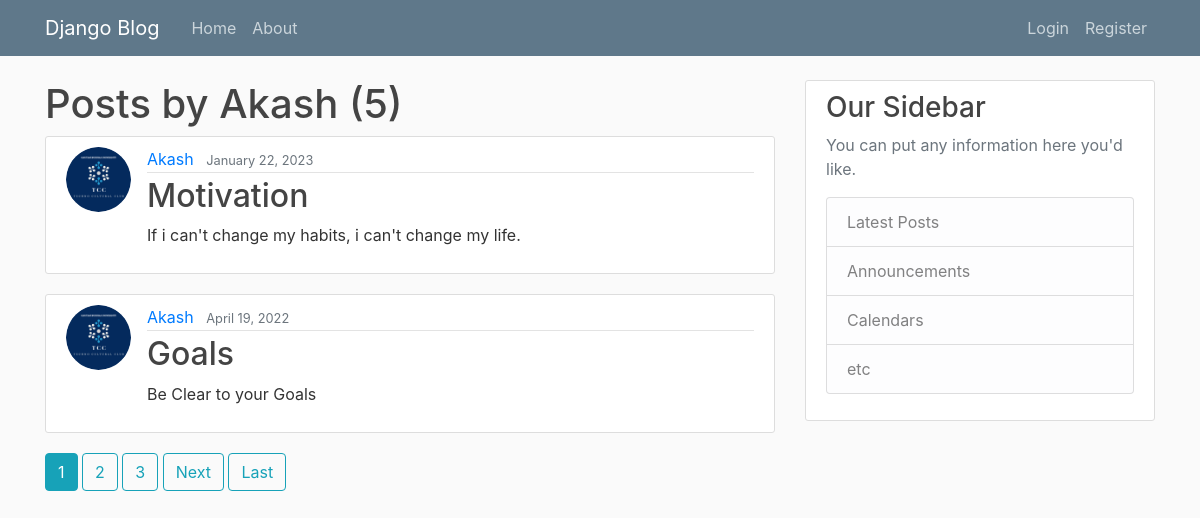
/user/Akash, run on an earlier commit of the app's database.
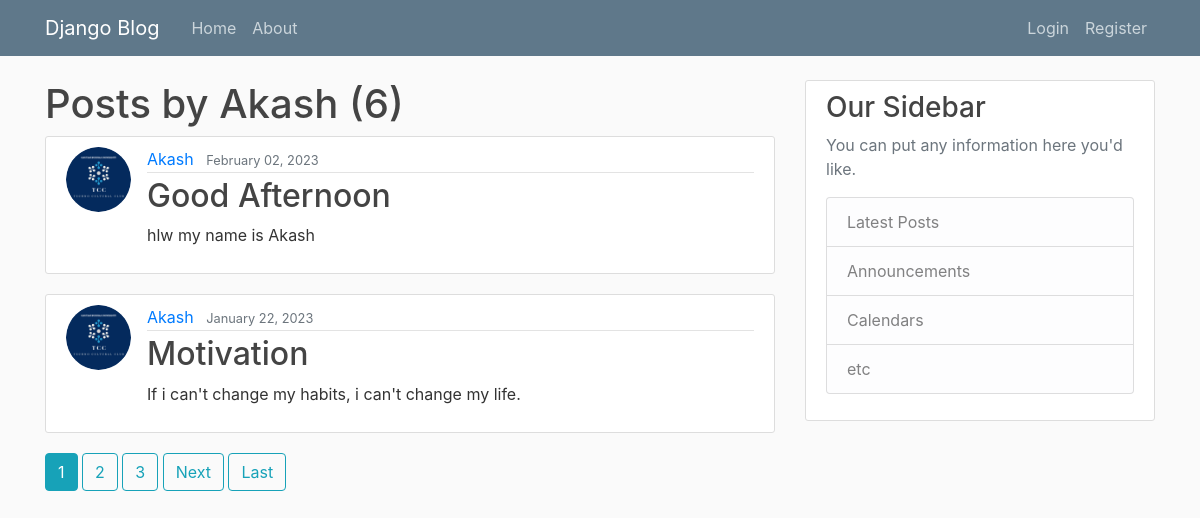
And on a later commit of the database.
### blog/models.py (models this page shows, shortened)
class Post(models.Model):
    title = models.CharField(max_length=100)
    content = models.TextField()
    date_posted = models.DateTimeField(default=timezone.now)
    author = models.ForeignKey(User,on_delete=models.CASCADE)
    likes = models.ManyToManyField(User, related_name='blog_post')

### user/models.py (models this page shows, shortened)
class Profile(models.Model):
    user = models.OneToOneField(User,on_delete=models.CASCADE)
    image = models.ImageField(default='default.jpg',upload_to='profile-pics')

### blog/views.py (the view)
# urls.py: path('user/<str:username>',UserPostListView.as_view(),name="user-post"),
class UserPostListView(ListView):
    model = Post
    template_name = 'blog/user_post.html'
    context_object_name = 'posts'
    ordering = ['-date_posted']
    paginate_by = 2
    def get_queryset(self):
        user = get_object_or_404(User, username=self.kwargs.get('username'))
        return Post.objects.filter(author=user).order_by('-date_posted')

### blog/templates/blog/user_post.html (shortened to what this page needs)
{% extends 'blog/base.html'%}
{% block content %}
  <h1>Posts by {{view.kwargs.username}}  ({{page_obj.paginator.count}})</h1>
    {% for post in posts %}
        <article class="media content-section">
            <img class="rounded-circle article-img" src="{{ post.author.profile.image.url }}"/>
          <div class="media-body">
            <div class="article-metadata">
              <a class="mr-2" href="{% url 'user-post' post.author.username %}">{{ post.author }}</a>
              <small class="text-muted">{{ post.date_posted |date:"F d, Y" }}</small>
            </div>
            <h2><a class="article-title" href="{% url 'post-detail' post.id %}">{{ post.title }}</a></h2>
            <p class="article-content">{{ post.content }}</p>
          </div>
        </article>
    {% endfor %}
      {% if is_paginated %}
        {% for num in page_obj.paginator.page_range %}
            {% if page_obj.number == num %}
                <a class="btn btn-info mb-3" href="?page={{num}}">{{num}}</a>
            {% elif num > page_obj.number|add:'-3' and num < page_obj.number|add:'3'%}
                <a class="btn btn-outline-info mb-3" href="?page={{num}}">{{num}}</a>
            {% endif %}
        {%endfor%}
        {% if page_obj.has_next %}
            <a class="btn btn-outline-info mb-3" href="?page={{page_obj.next_page_number}}">Next</a>
            <a class="btn btn-outline-info mb-3" href="?page={{page_obj.paginator.num_pages}}">Last</a>
        {% endif %}
      {% endif %}
{% endblock %}

### blog/templates/blog/base.html (shortened to what this page needs)
{% load static %}
<!DOCTYPE html>
<html lang="en">
<head>
    <link rel="stylesheet" href="https://cdn.jsdelivr.net/npm/bootstrap@4.3.1/dist/css/bootstrap.min.css">
    <link style="test/css" rel="stylesheet" href="{% static 'blog/main.css'%}"/>
</head>
<body>
    <header class="site-header">
      <nav class="navbar navbar-expand-md navbar-dark bg-steel fixed-top">
        <div class="container">
          <a class="navbar-brand mr-4" href="{% url 'blog-home'%}">Django Blog</a>
          <div class="collapse navbar-collapse" id="navbarToggle">
            <div class="navbar-nav mr-auto">
              <a class="nav-item nav-link" href="{% url 'blog-home'%}">Home</a>
              <a class="nav-item nav-link" href="{% url 'blog-about'%}">About</a>
            </div>
            <div class="navbar-nav">
                {%if user.is_authenticated %}
                     <a class="nav-item nav-link" href="{%url 'post-create' %}">New Post</a>
                     <a class="nav-item nav-link" href="{%url 'profile' %}">Profile</a>
                     <a class="nav-item nav-link" href="{% url 'logout' %}">Logout</a>
                {% else %}
                     <a class="nav-item nav-link" href="{% url 'login' %}">Login </a>
                     <a class="nav-item nav-link" href="{%url 'user-register' %}">Register</a>
                {% endif %}
            </div>
          </div>
        </div>
      </nav>
    </header>
    <main role="main" class="container">
  <div class="row">
    <div class="col-md-8">
      {% block content %}{% endblock %}
    </div>
    <div class="col-md-4">
      <div class="content-section">
        <h3>Our Sidebar</h3>
        <p class='text-muted'>You can put any information here you'd like.
          <ul class="list-group">
            <li class="list-group-item list-group-item-light">Latest Posts</li>
            <li class="list-group-item list-group-item-light">Announcements</li>
            <li class="list-group-item list-group-item-light">Calendars</li>
            <li class="list-group-item list-group-item-light">etc</li>
          </ul>
        </p>
      </div>
    </div>
  </div>
</main>
</body>
</html>

### blog/static/blog/main.css (style rules this page uses)
body { background: #fafafa; color: #333333; margin-top: 5rem; }
h1, h2, h3, h4, h5, h6 { color: #444444; }
ul { margin: 0; }
.bg-steel { background-color: #5f788a; }
.site-header .navbar-nav .nav-link { color: #cbd5db; }
.content-section { background: #ffffff; padding: 10px 20px; border: 1px solid #dddddd; border-radius: 3px; margin-bottom: 20px; }
.article-title { color: #444444; }
.article-content { white-space: pre-line; }
.article-img { height: 65px; width: 65px; margin-right: 16px; }
.article-metadata { padding-bottom: 1px; margin-bottom: 4px; border-bottom: 1px solid #e3e3e3 }

What changed in the data, as far as the page shows it:
no longer on this page (row unchanged): Post: author.profile.image (picture), author "Akash", date_posted "April 19, 2022", title "Goals", content "Be Clear to your Goals"
added Post: author.profile.image (picture), author "Akash", date_posted "February 02, 2023", title "Good Afternoon", content "hlw my name is Akash"
Also different on the page:
{{ page_obj.paginator.count }}: "5" → "6"
